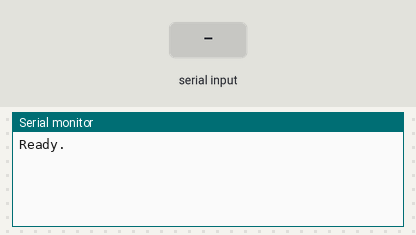
This sketch was run on a simulated Arduino Mega 2560, built with avr-gcc and run on an emulated ATmega2560. On the bench: the last lines printed to the serial monitor. The test bench sets the inputs (shaded band).

Above: at 1.2 s.
1.3 s: "1" received over the second serial link
At 2.2 s:
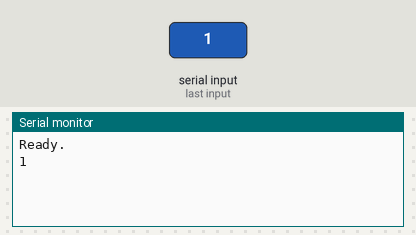
2.8 s: "0" received over the second serial link
At 3.3 s:
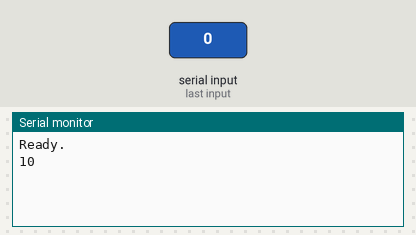

Measured:
- after the input at 1.3 s, the serial monitor: prints a new line at once (image 1)
- after the input at 2.8 s, the serial monitor: prints a new line at once (image 2)

The sketch:

spartan_arduino_comm.ino
```cpp
const int bufferSize = 128;  // Define the buffer size
char buffer[bufferSize];    // Create a buffer to store incoming data
int bufferIndex = 0;        // Index to keep track of the buffer position

void setup() {
    // Initialize the serial communication with the computer
    Serial.begin(9600);

    // Initialize the hardware serial communication with the first device
    Serial1.begin(9600);

    // Example: Sending data to the first device
    Serial1.print("GETHW\n");
    Serial.println("Ready.");
}

void loop() {
    // Read from the first device and store to buffer
    while (Serial1.available() > 0 && bufferIndex < bufferSize - 1) {
        char incomingByte1 = Serial1.read();
        buffer[bufferIndex++] = incomingByte1;
    }

    // Null-terminate the buffer and print it to the Serial monitor if data was received
    if (bufferIndex > 0) {
        buffer[bufferIndex] = '\0';  // Null-terminate the string
        Serial.print(buffer);        // Print the complete buffer
        bufferIndex = 0;             // Reset the buffer index for the next message
    }

    // Read from the computer and send to the first device
    if (Serial.available() > 0) {
        char incomingByte = Serial.read();
        Serial1.print(incomingByte);  // Send the byte to the first device
        delay(10);
    }
}
```
